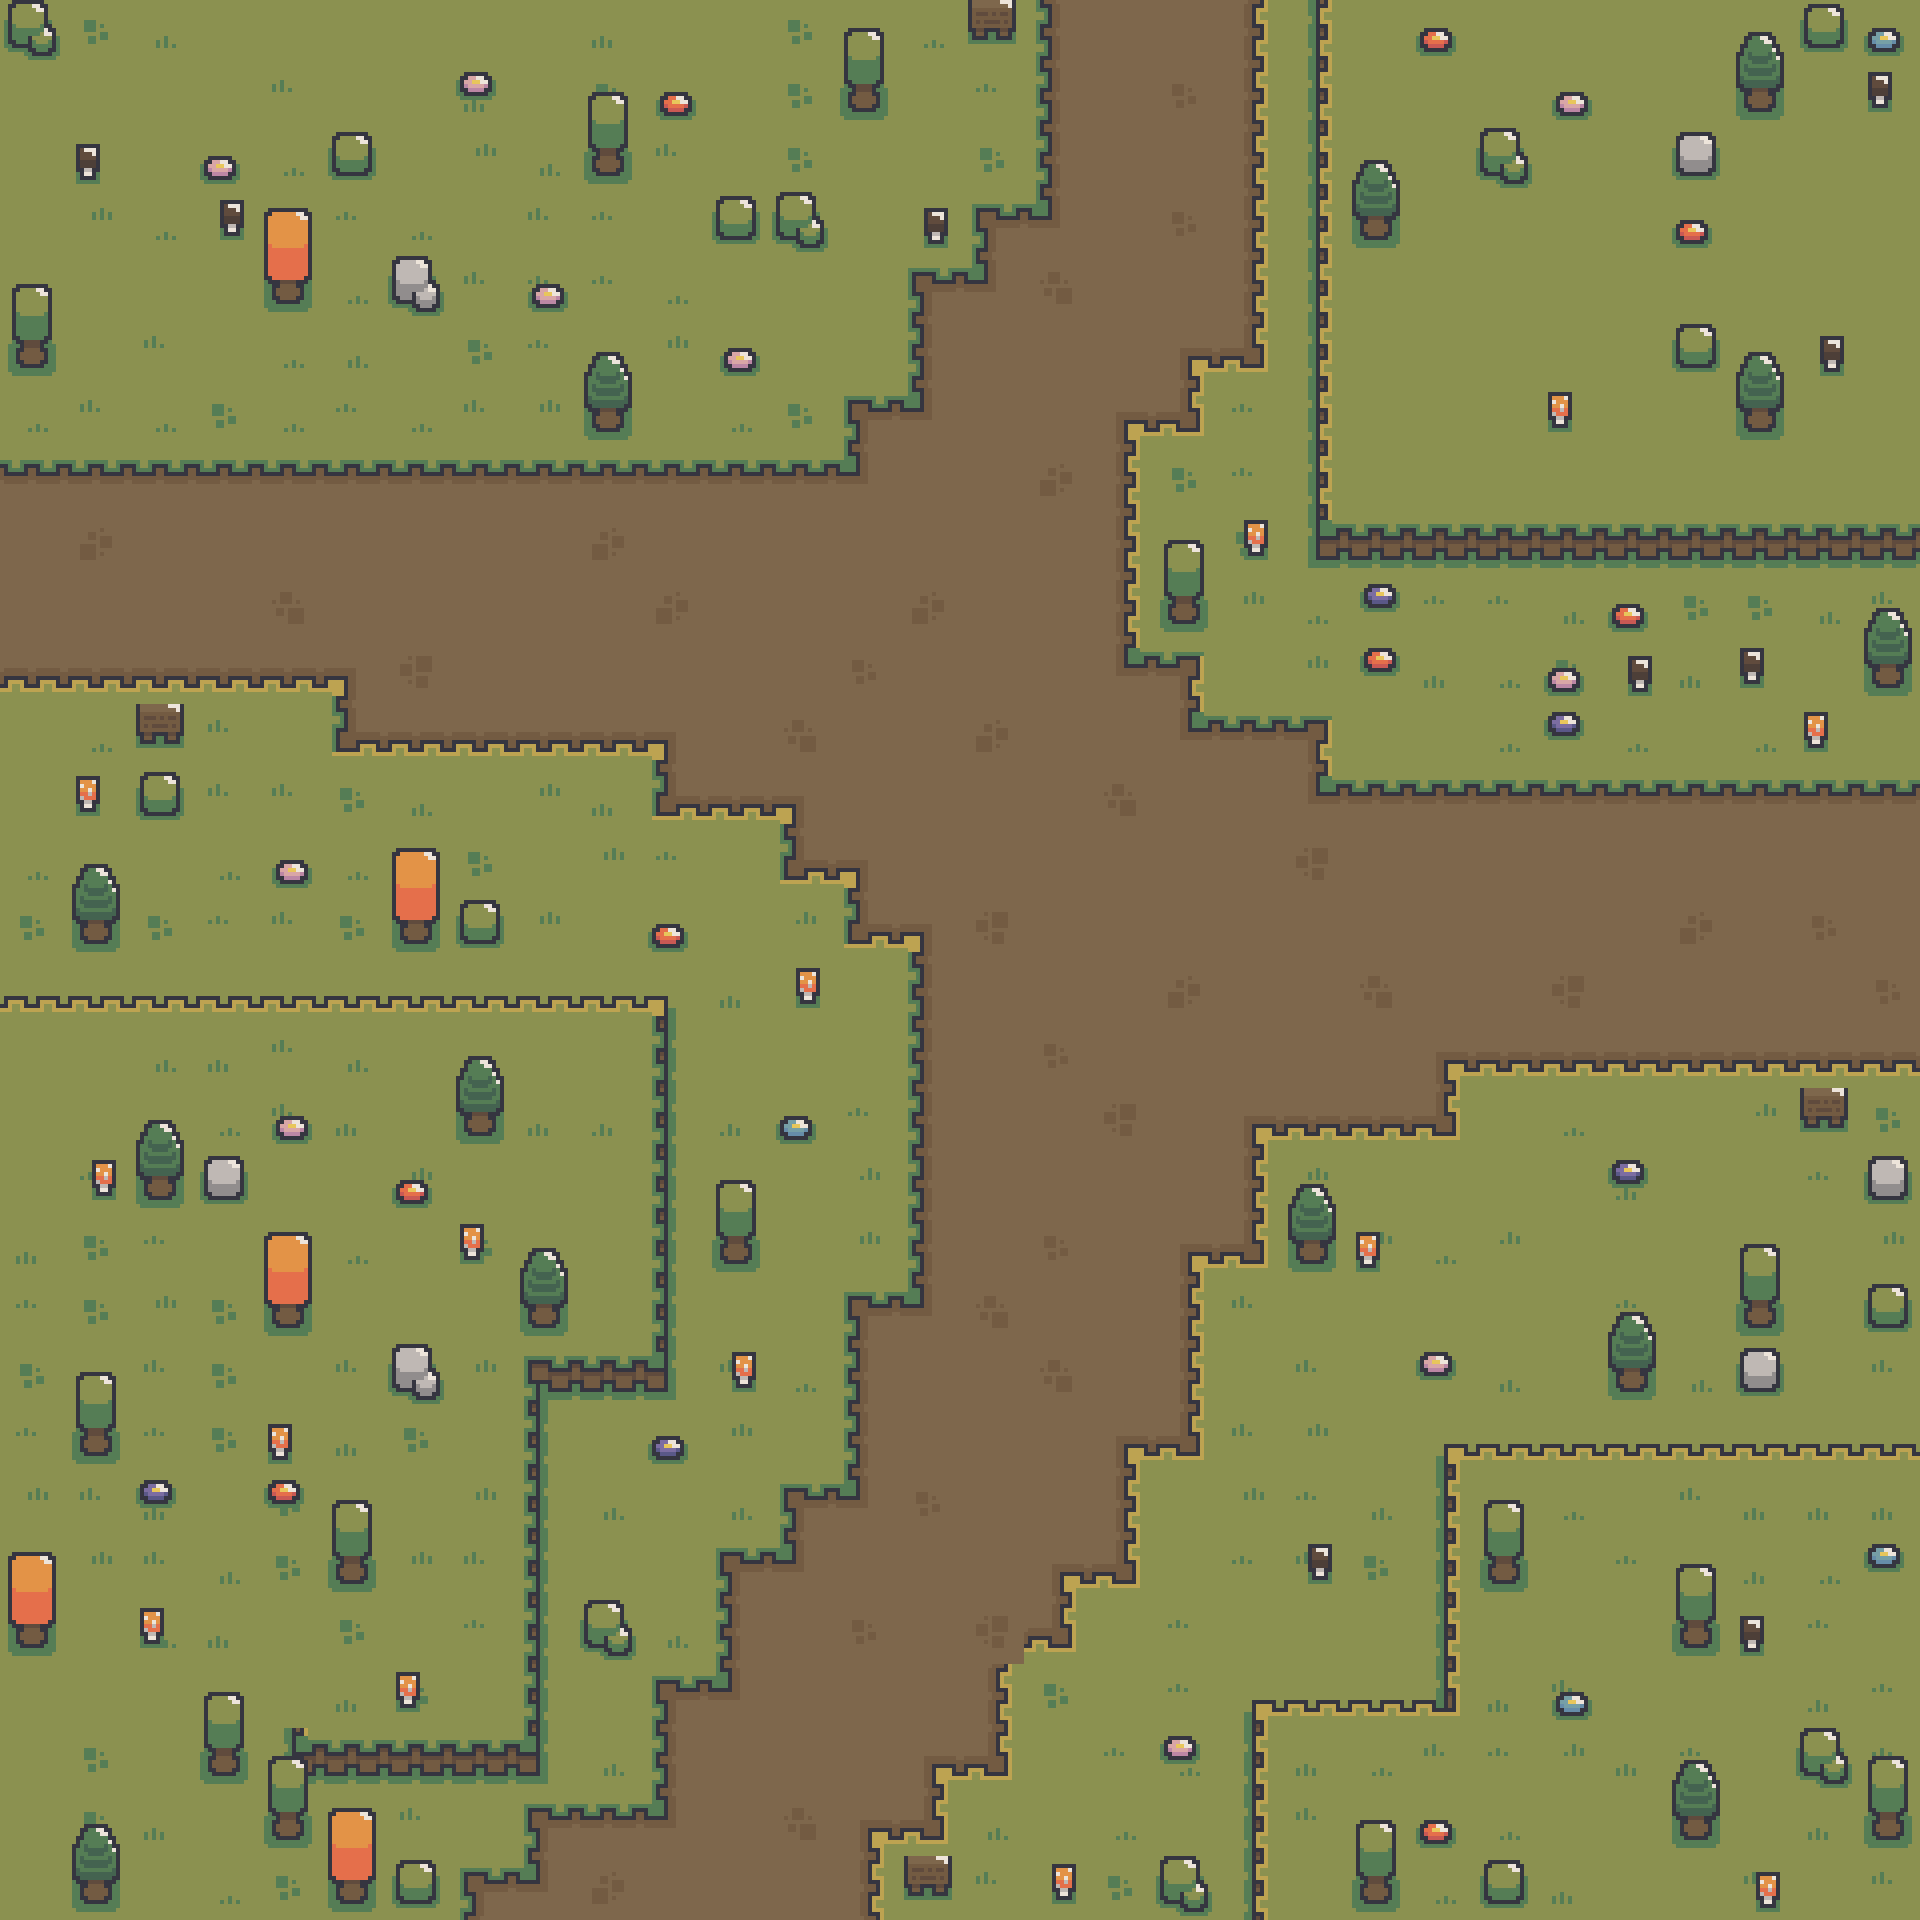

A 2D game scene composited from a Tiled map and its tileset images. What follows is a short description and the map's XML, with each tile layer's data collapsed to a summary:
An orthogonal 30x30 tile map with 64x64 px tiles, 3 tile layers (Tile Layer 1, Tile Layer 2, Tile Layer 3), 3 tilesets and 53 objects.

<map version="1.10" tiledversion="1.10.2" orientation="orthogonal" renderorder="right-down" width="30" height="30" tilewidth="64" tileheight="64" infinite="0" nextlayerid="5" nextobjectid="82">
 <editorsettings>
  <export target="RPG1.lua" format="lua" />
 </editorsettings>
 <tileset firstgid="1" name="forest_" tilewidth="64" tileheight="64" tilecount="198" columns="22">
  <image source="../sprites/forest_/forest_.png" width="1408" height="576" />
  <tile id="0" />
  <tile id="1" />
  <tile id="2" />
  <tile id="3" />
  <tile id="4" />
  <tile id="5" />
  <tile id="6" />
  <tile id="7" />
  <tile id="8" />
  <tile id="9" />
  <tile id="10" />
  <tile id="11" />
  <tile id="12" />
  <tile id="13" />
  <tile id="14" />
  <tile id="15" />
  <tile id="16" />
  <tile id="17" />
  <tile id="18" />
  <tile id="19" />
  <tile id="20" />
  <tile id="21" />
  <tile id="22" />
  <tile id="30" />
  <tile id="31" />
  <tile id="32" />
  <tile id="26" />
  <tile id="25" />
  <tile id="33" />
  <tile id="54" />
  <tile id="28" />
  <tile id="29" />
  <tile id="55" />
  <tile id="56" />
  <tile id="34" />
  <tile id="35" />
  <tile id="36" />
  <tile id="37" />
  <tile id="38" />
  <tile id="39" />
  <tile id="40" />
  <tile id="41" />
  <tile id="42" />
  <tile id="45" />
  <tile id="57" />
  <tile id="23" />
  <tile id="24" />
  <tile id="27" />
  <tile id="48" />
  <tile id="47" />
  <tile id="46" />
  <tile id="49" />
  <tile id="50" />
  <tile id="51" />
  <tile id="52" />
  <tile id="53" />
  <tile id="58" />
  <tile id="44" />
  <tile id="43" />
  <tile id="59" />
  <tile id="60" />
  <tile id="61" />
  <tile id="62" />
  <tile id="63" />
  <tile id="64" />
  <tile id="65" />
  <tile id="66" />
  <tile id="67" />
  <tile id="68" />
  <tile id="71" />
  <tile id="69" />
  <tile id="70" />
  <tile id="72" />
  <tile id="73" />
  <tile id="74" />
  <tile id="75" />
  <tile id="76" />
  <tile id="77" />
  <tile id="78" />
  <tile id="79" />
  <tile id="80" />
  <tile id="81" />
  <tile id="82" />
  <tile id="83" />
  <tile id="84" />
  <tile id="85" />
  <tile id="86" />
  <tile id="87" />
  <tile id="88" />
  <tile id="89" />
  <tile id="90" />
  <tile id="93" />
  <tile id="91" />
  <tile id="92" />
  <tile id="94" />
  <tile id="95" />
  <tile id="96" />
  <tile id="97" />
  <tile id="98" />
  <tile id="99" />
  <tile id="100" />
  <tile id="101" />
  <tile id="102" />
  <tile id="103" />
  <tile id="104" />
  <tile id="105" />
  <tile id="106" />
  <tile id="107" />
  <tile id="108" />
  <tile id="109" />
  <tile id="110" />
  <tile id="111" />
  <tile id="112" />
  <tile id="113" />
  <tile id="114" />
  <tile id="115" />
  <tile id="116" />
  <tile id="117" />
  <tile id="118" />
  <tile id="119" />
  <tile id="120" />
  <tile id="121" />
  <tile id="122" />
  <tile id="123" />
  <tile id="124" />
  <tile id="125" />
  <tile id="126" />
  <tile id="127" />
  <tile id="128" />
  <tile id="129" />
  <tile id="130" />
  <tile id="131" />
  <tile id="132" />
  <tile id="133" />
  <tile id="134" />
  <tile id="135" />
  <tile id="136" />
  <tile id="137" />
  <tile id="138" />
  <tile id="139" />
  <tile id="140" />
  <tile id="141" />
  <tile id="142" />
  <tile id="143" />
  <tile id="144" />
  <tile id="145" />
  <tile id="146" />
  <tile id="147" />
  <tile id="148" />
  <tile id="149" />
  <tile id="150" />
  <tile id="151" />
  <tile id="152" />
  <tile id="153" />
  <tile id="154" />
  <tile id="155" />
  <tile id="156" />
  <tile id="157" />
  <tile id="158" />
  <tile id="159" />
  <tile id="160" />
  <tile id="161" />
  <tile id="162" />
  <tile id="163" />
  <tile id="164" />
  <tile id="165" />
  <tile id="166" />
  <tile id="167" />
  <tile id="168" />
  <tile id="169" />
  <tile id="170" />
  <tile id="171" />
  <tile id="172" />
  <tile id="173" />
  <tile id="174" />
  <tile id="175" />
  <tile id="176" />
  <tile id="177" />
  <tile id="178" />
  <tile id="179" />
  <tile id="180" />
  <tile id="181" />
  <tile id="182" />
  <tile id="183" />
  <tile id="184" />
  <tile id="185" />
  <tile id="186" />
  <tile id="187" />
  <tile id="188" />
  <tile id="189" />
  <tile id="190" />
  <tile id="191" />
  <tile id="192" />
  <tile id="193" />
  <tile id="194" />
  <tile id="195" />
  <tile id="196" />
  <tile id="197" />
 </tileset>
 <tileset firstgid="199" name="forest_ [resources]" tilewidth="64" tileheight="64" tilecount="120" columns="12">
  <image source="../sprites/forest_/forest_ [resources].png" width="768" height="640" />
 </tileset>
 <tileset firstgid="319" name="forestPath_" tilewidth="64" tileheight="64" tilecount="40" columns="8">
  <image source="../sprites/forest_/forestPath_.png" width="512" height="320" />
  <wangsets>
   <wangset name="Grass" type="mixed" tile="-1">
    <wangcolor name="" color="#06ff00" tile="-1" probability="1" />
    <wangtile tileid="9" wangid="0,0,0,1,0,0,0,0" />
    <wangtile tileid="10" wangid="0,0,0,1,1,1,0,0" />
    <wangtile tileid="11" wangid="0,0,0,0,0,1,0,0" />
    <wangtile tileid="12" wangid="1,1,0,0,0,1,1,1" />
    <wangtile tileid="13" wangid="1,1,1,1,0,0,0,1" />
    <wangtile tileid="17" wangid="0,1,1,1,0,0,0,0" />
    <wangtile tileid="18" wangid="1,1,1,1,1,1,1,1" />
    <wangtile tileid="19" wangid="0,0,0,0,0,1,1,1" />
    <wangtile tileid="20" wangid="0,0,0,1,1,1,1,1" />
    <wangtile tileid="21" wangid="0,1,1,1,1,1,0,0" />
    <wangtile tileid="25" wangid="0,1,0,0,0,0,0,0" />
    <wangtile tileid="26" wangid="1,1,0,0,0,0,0,1" />
    <wangtile tileid="27" wangid="0,0,0,0,0,0,0,1" />
   </wangset>
   <wangset name="path" type="mixed" tile="-1">
    <wangcolor name="" color="#ff0000" tile="-1" probability="1" />
    <wangtile tileid="9" wangid="1,1,0,0,0,1,1,1" />
    <wangtile tileid="10" wangid="1,1,0,0,0,0,0,1" />
    <wangtile tileid="11" wangid="1,1,1,1,0,0,0,1" />
    <wangtile tileid="12" wangid="0,0,0,1,0,0,0,0" />
    <wangtile tileid="13" wangid="0,0,0,0,0,1,0,0" />
    <wangtile tileid="17" wangid="0,0,0,0,0,1,1,1" />
    <wangtile tileid="19" wangid="0,1,1,1,0,0,0,0" />
    <wangtile tileid="20" wangid="0,1,0,0,0,0,0,0" />
    <wangtile tileid="21" wangid="0,0,0,0,0,0,0,1" />
    <wangtile tileid="25" wangid="0,0,0,1,1,1,1,1" />
    <wangtile tileid="26" wangid="0,0,0,1,1,1,0,0" />
    <wangtile tileid="27" wangid="0,1,1,1,1,1,0,0" />
    <wangtile tileid="28" wangid="1,1,1,1,1,1,1,1" />
   </wangset>
  </wangsets>
 </tileset>
 <layer id="1" name="Tile Layer 1" width="30" height="30">
  <data>[900 cells, 900 non-empty, 43 distinct tile ids]</data>
 </layer>
 <layer id="2" name="Tile Layer 2" width="30" height="30">
  <data>[900 cells, 140 non-empty, 32 distinct tile ids]</data>
 </layer>
 <layer id="4" name="Tile Layer 3" width="30" height="30">
  <data>[900 cells, 24 non-empty, 3 distinct tile ids]</data>
 </layer>
 <objectgroup id="3" name="blocks">
  <object id="3" x="1312" y="-32" width="16" height="576" />
  <object id="4" x="1312" y="528" width="624" height="16" />
  <object id="5" x="1446" y="1448" width="490" height="16" />
  <object id="6" x="1446" y="1456" width="16" height="256" />
  <object id="7" x="1257" y="1705" width="205" height="16" />
  <object id="8" x="1256" y="1706" width="16" height="230" />
  <object id="12" x="288" y="1728" width="240" height="16" />
  <object id="13" x="518" y="1344" width="16" height="400" />
  <object id="14" x="528" y="1344" width="128" height="16" />
  <object id="16" x="646" y="1008" width="16" height="352" />
  <object id="17" x="-16" y="1001" width="676" height="16" />
  <object id="21" x="144" y="704" width="32" height="32" />
  <object id="23" x="592" y="384" width="32" height="48" />
  <object id="24" x="272" y="256" width="32" height="48" />
  <object id="25" x="400" y="256" width="32" height="48" />
  <object id="28" x="592" y="128" width="32" height="48" />
  </objectgroup>
</map>
<!-- 37 of 53 objects omitted -->